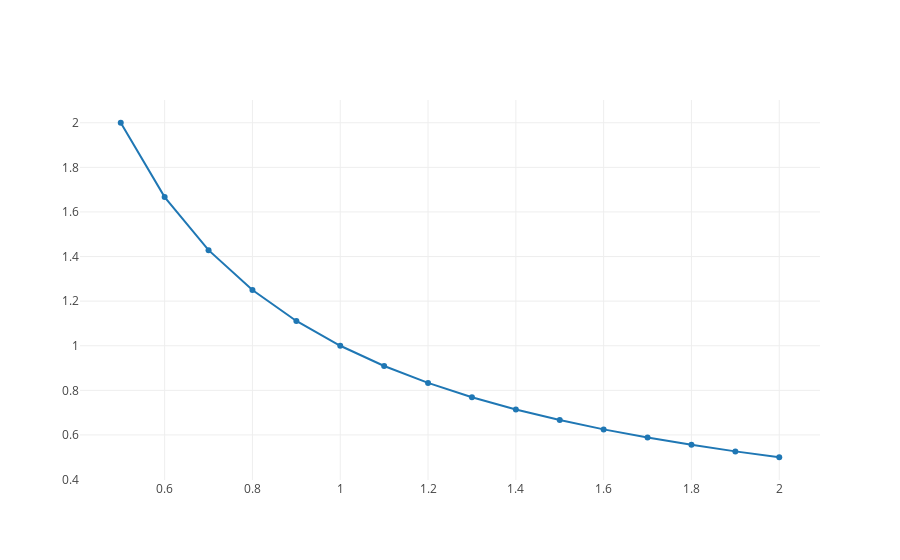

Notebook source saved alongside this figure:
### Markdown cell above
and use plotly to plot this function for $x > 0$. Adjust the range for $x$ so that you get a "decent" graph.

### Code cell
range_x = arange(0.5,2.1,0.1)
iplot ([{"x": range_x, "y": [f(x) for x in range_x]}])

### Figure 1 — Plotly figure (JSON) as saved in the notebook; plotly's stock layout.template omitted (floating-point values rounded to 4 significant figures)
{"data": [{"x": [0.5, 0.6, 0.7, 0.8, 0.9, 1.0, 1.1, 1.2, 1.3, 1.4, 1.5, 1.6, 1.7, 1.8, 1.9, 2.0], "y": [2, 1.667, 1.429, 1.25, 1.111, 1, 0.9091, 0.8333, 0.7692, 0.7143, 0.6667, 0.625, 0.5882, 0.5556, 0.5263, 0.5]}], "layout": {}}
